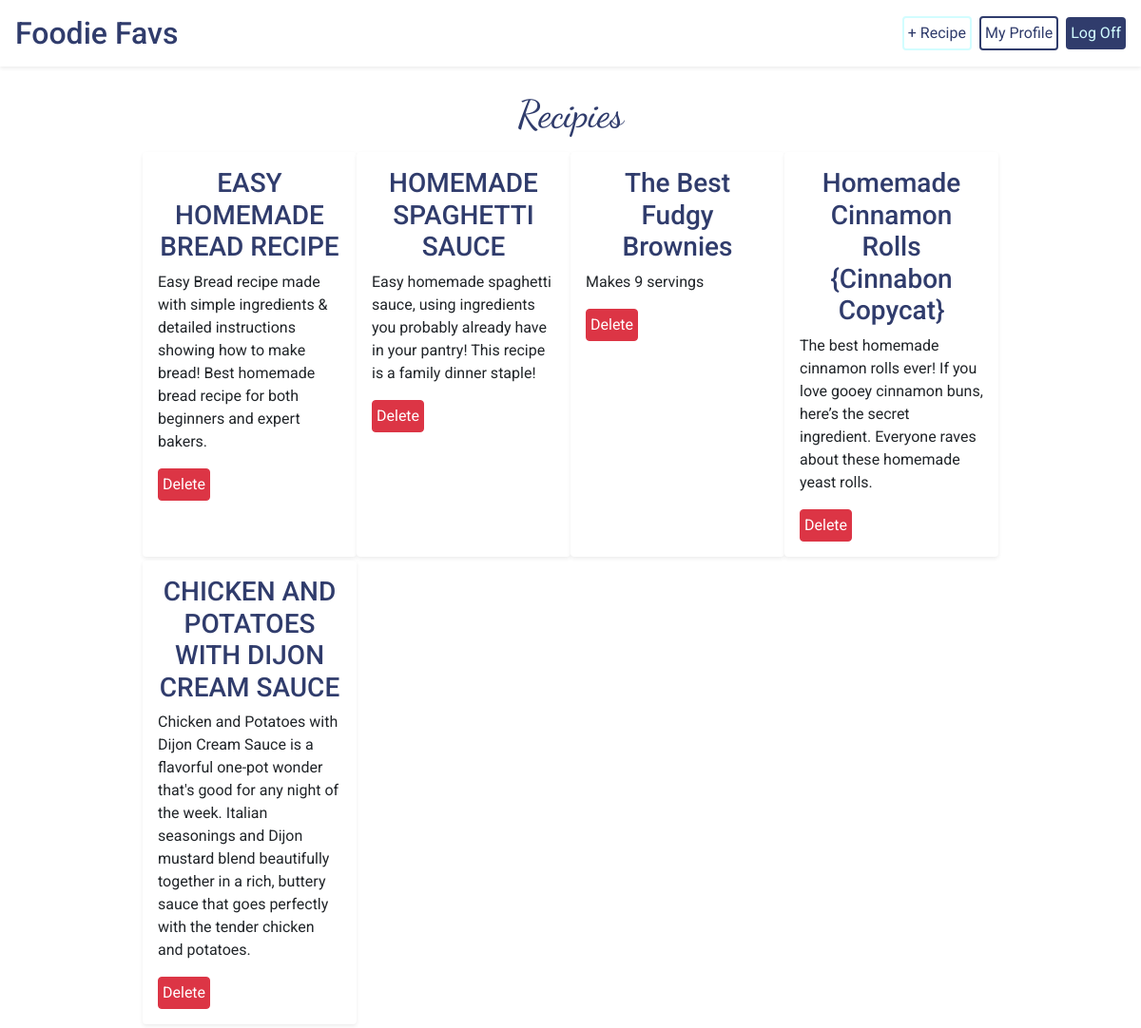
The page /home/ (signed in) on the database as committed earlier.
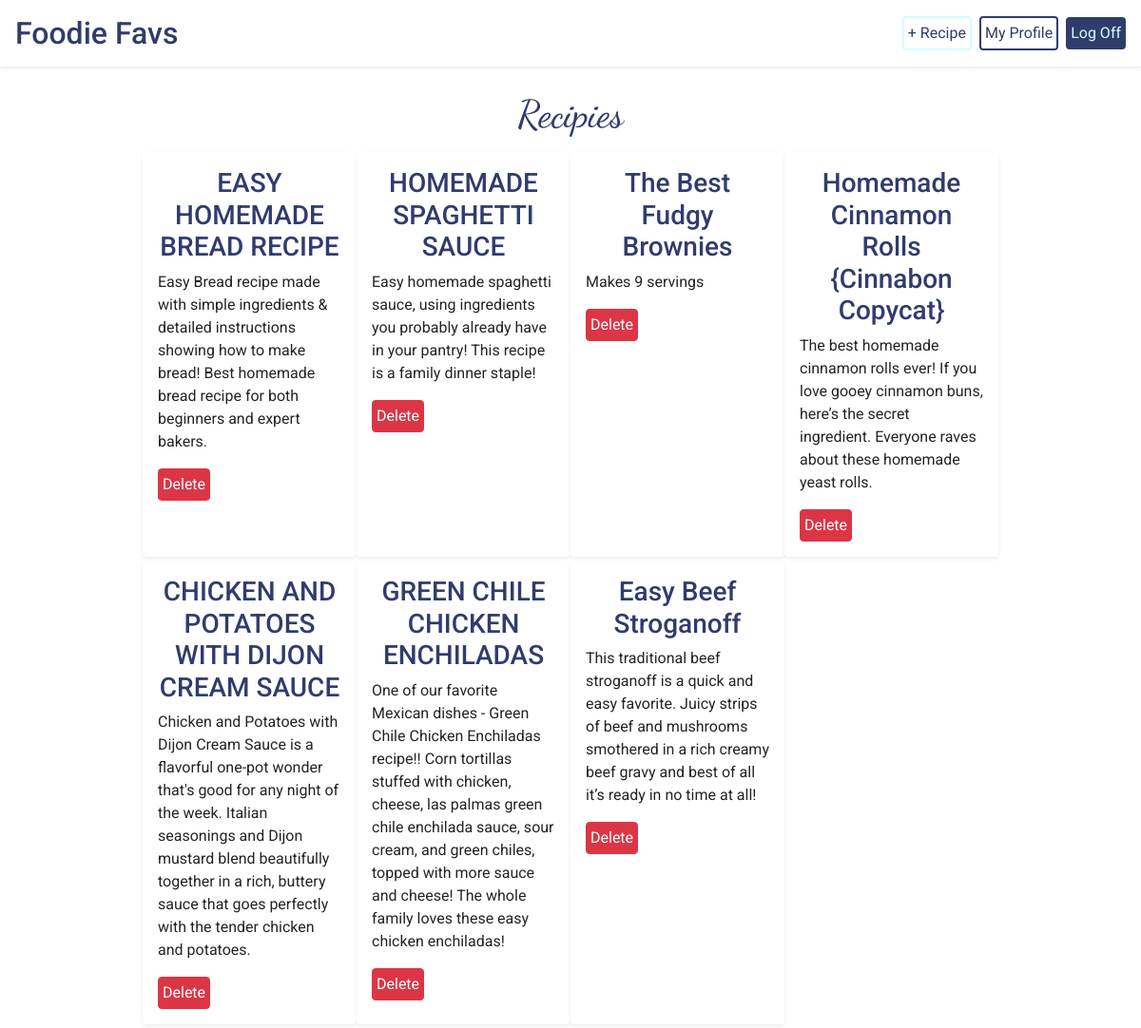
The same page on the database as committed later.
### foodie_app/models.py (models this page shows)
class Recipe(models.Model):
    name = models.CharField(max_length=255)
    desc = models.CharField(max_length=255, default="")
    ingredients = models.TextField(default="")
    steps = models.TextField(default="")
    creator = models.ForeignKey(User, related_name="users", on_delete=models.CASCADE, default=1)
    source = models.CharField(max_length=255, default="")
    users_who_favorite = models.ManyToManyField(User, related_name="favorite_recipes", default=0)
    created_at = models.DateTimeField(auto_now_add=True)
    updated_at = models.DateTimeField(auto_now=True)

### foodie_app/views.py (the view)
# urls.py: path('', views.home),
def home(request):
    if 'userid' in request.session:
        context = {
            "user": User.objects.get(id=request.session['userid']),
            "recipes": Recipe.objects.all(),
        }
        return render(request, 'home.html', context)
    return redirect('/login')

### foodie_app/templates/home.html (shortened to what this page needs)
<!DOCTYPE html>
<html lang="en">
<head>
    <link rel="stylesheet" href="https://stackpath.bootstrapcdn.com/bootstrap/4.5.2/css/bootstrap.min.css"
>
    {% load static %}
    <link rel="stylesheet" href="{% static 'css/style.css' %}">
</head>
<body id="body">
    <header id="header" class="bg-white d-flex p-3 align-items-center shadow-sm mt-0">
        <h2 class="pr-5 mb-0"><a href="/home" class="home">Foodie Favs</a></h2>
        <a href="/home/new_recipe" class="new-recipe p-1 rounded ml-auto mr-2">+ Recipe</a>
        <a href="/home/{{user.id}}" class="icon rounded p-1">My Profile</a>
        <a href="/home/log_off" class="btn ml-2 p-1" id="log-off">Log Off</a>
    </header>
    <h1 class="heading m-3 mt-5 pt-5">Recipies</h1>
    <div class="d-flex flex-wrap w-75 ml-auto mr-auto">
        {% for recipe in recipes %}
        <div class="recipe-card rounded shadow-sm w-25 p-3 mb-1">
            <h3 class="text-center"><a id="recipe-text" href="/home/recipe_{{recipe.id}}">{{recipe.name}}</a></h3>
            <p>{{recipe.desc}}</p>
            {% if recipe.creator.id == user.id %}
            <form action="/home/delete_recipe" method="POST">
                <input class="btn btn-danger p-1" type="submit" name="delete" value="Delete">
            </form>
            {% endif %}
        </div>
        {% endfor %}
    </div>
</body>
</html>

### foodie_app/static/css/style.css (style rules this page uses)
body { font-family: "Roboto", sans-serif; }
.recipe-card { background-color: white; }
h2, .home { color: #303c6c; }
.icon { border: 2px solid #303c6c; color: #303c6c; }
.heading { font-family: 'Dancing Script', cursive; color: #303c6c; text-align: center; }
#log-off, .edit-recipe, .favorite, .view-recipe, .save-menu { background-color: #303c6c; color: #d2fdff; }
.new-recipe { border: 2px solid #d2fdff; color: #303c6c; }
#recipe-text { color: #303c6c; }
#header { width: 100%; position: fixed; top: 0; left: 0; width: 100%; }

Rows that differ between the two databases and show on the page:
added Recipe: name "GREEN CHILE CHICKEN ENCHILADAS", desc "One of our favorite Mexican dishes - Green Chile Chicken Enchiladas recipe!! Corn tortillas stuffed with chicken, cheese, las palmas green chile enchilada sauce, sour cream, and green chiles, topped with more sauce and cheese! The whole family loves these easy chicken enchiladas!"
added Recipe: name "Easy Beef Stroganoff", desc "This traditional beef stroganoff is a quick and easy favorite. Juicy strips of beef and mushrooms smothered in a rich creamy beef gravy and best of all it’s ready in no time at all!"
